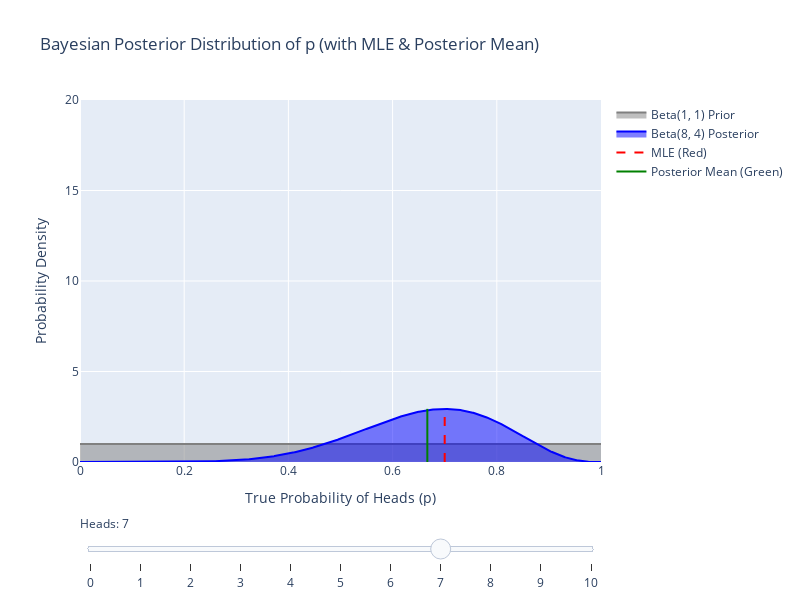

This figure's notebook cell:
### Code cell
import numpy as np
import plotly.graph_objects as go
import scipy.stats as stats

# Parameters for Beta prior (Uniform Beta(1,1))
alpha_prior, beta_prior = 1, 1
total_flips = 10

# Define the range for p
p = np.linspace(0, 1, 1000)

# Create figure
fig = go.Figure()

# Generate traces for different numbers of heads
for heads in range(total_flips + 1):
    tails = total_flips - heads
    
    # Posterior parameters
    alpha_post = alpha_prior + heads
    beta_post = beta_prior + tails
    # Compute prior
    prior_pdf = stats.beta.pdf(p, alpha_prior, beta_prior)

    # Compute posterior density
    posterior_pdf = stats.beta.pdf(p, alpha_post, beta_post)

    # Compute MLE estimate
    p_mle = heads / total_flips if total_flips > 0 else 0

    # Compute posterior mean
    p_posterior_mean = stats.beta.mean(alpha_post, beta_post)
    
    fig.add_trace(go.Scatter(
        x=p, y=prior_pdf, fill='tozeroy',
        line=dict(color='grey'), visible=(heads == 7),
         name=f'Beta({alpha_prior}, {beta_prior}) Prior'
    ))
    # Add posterior distribution
    fig.add_trace(go.Scatter(
        x=p, y=posterior_pdf, mode='lines', fill='tozeroy',
        line=dict(color='blue'), visible=(heads == 7),
        name=f'Beta({alpha_post}, {beta_post}) Posterior'
    ))

    # Add MLE estimate line
    fig.add_trace(go.Scatter(
        x=[p_mle, p_mle], y=[0, max(posterior_pdf)], mode='lines',
        line=dict(color='red', dash='dash'),
        visible=(heads == 7), name="MLE (Red)"
    ))

    # Add posterior mean line
    fig.add_trace(go.Scatter(
        x=[p_posterior_mean, p_posterior_mean], y=[0, max(posterior_pdf)], mode='lines',
        line=dict(color='green'),
        visible=(heads == 7), name="Posterior Mean (Green)"
    ))


# Add slider
steps = []
for i in range(total_flips + 1):
    step = dict(
        method="update",
        args=[{"visible": [False] * (4 * (total_flips + 1))}],  # Hide all traces
        label=str(i)  # Label for slider
    )
    step["args"][0]["visible"][4 * i] = True  # Show posterior distribution
    step["args"][0]["visible"][4 * i + 1] = True  # Show MLE line
    step["args"][0]["visible"][4 * i + 2] = True 
    step["args"][0]["visible"][4 * i + 3] = True # Show posterior mean line
    steps.append(step)

fig.update_layout(
    sliders=[dict(
        active=7,  # Start at 7 heads
        currentvalue={"prefix": "Heads: "},
        pad={"t": 50},
        steps=steps
    )],
    title="Bayesian Posterior Distribution of p (with MLE & Posterior Mean)",
    xaxis_title="True Probability of Heads (p)",
    yaxis_title="Probability Density",
    xaxis=dict(range=[0, 1]),  # **Fixed x-axis range for clarity**
    yaxis=dict(range=[0, 20]),
    width=800,  # Change the width to adjust the size
    height=600  # Change the height to adjust the size
)

# Show the figure
fig.show()

### Figure 1 — Plotly figure (JSON) as saved in the notebook; plotly's stock layout.template omitted (floating-point values rounded to 4 significant figures; data arrays with more than 128 entries replaced by an {"elided": "..."} marker saying what was removed)
{"data": [{"fill": "tozeroy", "line": {"color": "grey"}, "name": "Beta(1, 1) Prior", "type": "scatter", "visible": false, "x": {"elided": "1000 float values"}, "y": {"elided": "1000 float values"}}, {"fill": "tozeroy", "line": {"color": "blue"}, "mode": "lines", "name": "Beta(1, 11) Posterior", "type": "scatter", "visible": false, "x": {"elided": "1000 float values"}, "y": {"elided": "1000 float values"}}, {"line": {"color": "red", "dash": "dash"}, "mode": "lines", "name": "MLE (Red)", "type": "scatter", "visible": false, "x": [0, 0], "y": [0, 11]}, {"line": {"color": "green"}, "mode": "lines", "name": "Posterior Mean (Green)", "type": "scatter", "visible": false, "x": [0.08333, 0.08333], "y": [0, 11]}, {"fill": "tozeroy", "line": {"color": "grey"}, "name": "Beta(1, 1) Prior", "type": "scatter", "visible": false, "x": {"elided": "1000 float values"}, "y": {"elided": "1000 float values"}}, {"fill": "tozeroy", "line": {"color": "blue"}, "mode": "lines", "name": "Beta(2, 10) Posterior", "type": "scatter", "visible": false, "x": {"elided": "1000 float values"}, "y": {"elided": "1000 float values"}}, {"line": {"color": "red", "dash": "dash"}, "mode": "lines", "name": "MLE (Red)", "type": "scatter", "visible": false, "x": [0.1, 0.1], "y": [0, 4.262]}, {"line": {"color": "green"}, "mode": "lines", "name": "Posterior Mean (Green)", "type": "scatter", "visible": false, "x": [0.1667, 0.1667], "y": [0, 4.262]}, {"fill": "tozeroy", "line": {"color": "grey"}, "name": "Beta(1, 1) Prior", "type": "scatter", "visible": false, "x": {"elided": "1000 float values"}, "y": {"elided": "1000 float values"}}, {"fill": "tozeroy", "line": {"color": "blue"}, "mode": "lines", "name": "Beta(3, 9) Posterior", "type": "scatter", "visible": false, "x": {"elided": "1000 float values"}, "y": {"elided": "1000 float values"}}, {"line": {"color": "red", "dash": "dash"}, "mode": "lines", "name": "MLE (Red)", "type": "scatter", "visible": false, "x": [0.2, 0.2], "y": [0, 3.322]}, {"line": {"color": "green"}, "mode": "lines", "name": "Posterior Mean (Green)", "type": "scatter", "visible": false, "x": [0.25, 0.25], "y": [0, 3.322]}, {"fill": "tozeroy", "line": {"color": "grey"}, "name": "Beta(1, 1) Prior", "type": "scatter", "visible": false, "x": {"elided": "1000 float values"}, "y": {"elided": "1000 float values"}}, {"fill": "tozeroy", "line": {"color": "blue"}, "mode": "lines", "name": "Beta(4, 8) Posterior", "type": "scatter", "visible": false, "x": {"elided": "1000 float values"}, "y": {"elided": "1000 float values"}}, {"line": {"color": "red", "dash": "dash"}, "mode": "lines", "name": "MLE (Red)", "type": "scatter", "visible": false, "x": [0.3, 0.3], "y": [0, 2.935]}, {"line": {"color": "green"}, "mode": "lines", "name": "Posterior Mean (Green)", "type": "scatter", "visible": false, "x": [0.3333, 0.3333], "y": [0, 2.935]}, {"fill": "tozeroy", "line": {"color": "grey"}, "name": "Beta(1, 1) Prior", "type": "scatter", "visible": false, "x": {"elided": "1000 float values"}, "y": {"elided": "1000 float values"}}, {"fill": "tozeroy", "line": {"color": "blue"}, "mode": "lines", "name": "Beta(5, 7) Posterior", "type": "scatter", "visible": false, "x": {"elided": "1000 float values"}, "y": {"elided": "1000 float values"}}, {"line": {"color": "red", "dash": "dash"}, "mode": "lines", "name": "MLE (Red)", "type": "scatter", "visible": false, "x": [0.4, 0.4], "y": [0, 2.759]}, {"line": {"color": "green"}, "mode": "lines", "name": "Posterior Mean (Green)", "type": "scatter", "visible": false, "x": [0.4167, 0.4167], "y": [0, 2.759]}, {"fill": "tozeroy", "line": {"color": "grey"}, "name": "Beta(1, 1) Prior", "type": "scatter", "visible": false, "x": {"elided": "1000 float values"}, "y": {"elided": "1000 float values"}}, {"fill": "tozeroy", "line": {"color": "blue"}, "mode": "lines", "name": "Beta(6, 6) Posterior", "type": "scatter", "visible": false, "x": {"elided": "1000 float values"}, "y": {"elided": "1000 float values"}}, {"line": {"color": "red", "dash": "dash"}, "mode": "lines", "name": "MLE (Red)", "type": "scatter", "visible": false, "x": [0.5, 0.5], "y": [0, 2.707]}, {"line": {"color": "green"}, "mode": "lines", "name": "Posterior Mean (Green)", "type": "scatter", "visible": false, "x": [0.5, 0.5], "y": [0, 2.707]}, {"fill": "tozeroy", "line": {"color": "grey"}, "name": "Beta(1, 1) Prior", "type": "scatter", "visible": false, "x": {"elided": "1000 float values"}, "y": {"elided": "1000 float values"}}, {"fill": "tozeroy", "line": {"color": "blue"}, "mode": "lines", "name": "Beta(7, 5) Posterior", "type": "scatter", "visible": false, "x": {"elided": "1000 float values"}, "y": {"elided": "1000 float values"}}, {"line": {"color": "red", "dash": "dash"}, "mode": "lines", "name": "MLE (Red)", "type": "scatter", "visible": false, "x": [0.6, 0.6], "y": [0, 2.759]}, {"line": {"color": "green"}, "mode": "lines", "name": "Posterior Mean (Green)", "type": "scatter", "visible": false, "x": [0.5833, 0.5833], "y": [0, 2.759]}, {"fill": "tozeroy", "line": {"color": "grey"}, "name": "Beta(1, 1) Prior", "type": "scatter", "visible": true, "x": {"elided": "1000 float values"}, "y": {"elided": "1000 float values"}}, {"fill": "tozeroy", "line": {"color": "blue"}, "mode": "lines", "name": "Beta(8, 4) Posterior", "type": "scatter", "visible": true, "x": {"elided": "1000 float values"}, "y": {"elided": "1000 float values"}}, {"line": {"color": "red", "dash": "dash"}, "mode": "lines", "name": "MLE (Red)", "type": "scatter", "visible": true, "x": [0.7, 0.7], "y": [0, 2.935]}, {"line": {"color": "green"}, "mode": "lines", "name": "Posterior Mean (Green)", "type": "scatter", "visible": true, "x": [0.6667, 0.6667], "y": [0, 2.935]}, {"fill": "tozeroy", "line": {"color": "grey"}, "name": "Beta(1, 1) Prior", "type": "scatter", "visible": false, "x": {"elided": "1000 float values"}, "y": {"elided": "1000 float values"}}, {"fill": "tozeroy", "line": {"color": "blue"}, "mode": "lines", "name": "Beta(9, 3) Posterior", "type": "scatter", "visible": false, "x": {"elided": "1000 float values"}, "y": {"elided": "1000 float values"}}, {"line": {"color": "red", "dash": "dash"}, "mode": "lines", "name": "MLE (Red)", "type": "scatter", "visible": false, "x": [0.8, 0.8], "y": [0, 3.322]}, {"line": {"color": "green"}, "mode": "lines", "name": "Posterior Mean (Green)", "type": "scatter", "visible": false, "x": [0.75, 0.75], "y": [0, 3.322]}, {"fill": "tozeroy", "line": {"color": "grey"}, "name": "Beta(1, 1) Prior", "type": "scatter", "visible": false, "x": {"elided": "1000 float values"}, "y": {"elided": "1000 float values"}}, {"fill": "tozeroy", "line": {"color": "blue"}, "mode": "lines", "name": "Beta(10, 2) Posterior", "type": "scatter", "visible": false, "x": {"elided": "1000 float values"}, "y": {"elided": "1000 float values"}}, {"line": {"color": "red", "dash": "dash"}, "mode": "lines", "name": "MLE (Red)", "type": "scatter", "visible": false, "x": [0.9, 0.9], "y": [0, 4.262]}, {"line": {"color": "green"}, "mode": "lines", "name": "Posterior Mean (Green)", "type": "scatter", "visible": false, "x": [0.8333, 0.8333], "y": [0, 4.262]}, {"fill": "tozeroy", "line": {"color": "grey"}, "name": "Beta(1, 1) Prior", "type": "scatter", "visible": false, "x": {"elided": "1000 float values"}, "y": {"elided": "1000 float values"}}, {"fill": "tozeroy", "line": {"color": "blue"}, "mode": "lines", "name": "Beta(11, 1) Posterior", "type": "scatter", "visible": false, "x": {"elided": "1000 float values"}, "y": {"elided": "1000 float values"}}, {"line": {"color": "red", "dash": "dash"}, "mode": "lines", "name": "MLE (Red)", "type": "scatter", "visible": false, "x": [1, 1], "y": [0, 11]}, {"line": {"color": "green"}, "mode": "lines", "name": "Posterior Mean (Green)", "type": "scatter", "visible": false, "x": [0.9167, 0.9167], "y": [0, 11]}], "layout": {"height": 600, "sliders": [{"active": 7, "currentvalue": {"prefix": "Heads: "}, "pad": {"t": 50}, "steps": [{"args": [{"visible": [true, true, true, true, false, false, false, false, false, false, false, false, false, false, false, false, false, false, false, false, false, false, false, false, false, false, false, false, false, false, false, false, false, false, false, false, false, false, false, false, false, false, false, false]}], "label": "0", "method": "update"}, {"args": [{"visible": [false, false, false, false, true, true, true, true, false, false, false, false, false, false, false, false, false, false, false, false, false, false, false, false, false, false, false, false, false, false, false, false, false, false, false, false, false, false, false, false, false, false, false, false]}], "label": "1", "method": "update"}, {"args": [{"visible": [false, false, false, false, false, false, false, false, true, true, true, true, false, false, false, false, false, false, false, false, false, false, false, false, false, false, false, false, false, false, false, false, false, false, false, false, false, false, false, false, false, false, false, false]}], "label": "2", "method": "update"}, {"args": [{"visible": [false, false, false, false, false, false, false, false, false, false, false, false, true, true, true, true, false, false, false, false, false, false, false, false, false, false, false, false, false, false, false, false, false, false, false, false, false, false, false, false, false, false, false, false]}], "label": "3", "method": "update"}, {"args": [{"visible": [false, false, false, false, false, false, false, false, false, false, false, false, false, false, false, false, true, true, true, true, false, false, false, false, false, false, false, false, false, false, false, false, false, false, false, false, false, false, false, false, false, false, false, false]}], "label": "4", "method": "update"}, {"args": [{"visible": [false, false, false, false, false, false, false, false, false, false, false, false, false, false, false, false, false, false, false, false, true, true, true, true, false, false, false, false, false, false, false, false, false, false, false, false, false, false, false, false, false, false, false, false]}], "label": "5", "method": "update"}, {"args": [{"visible": [false, false, false, false, false, false, false, false, false, false, false, false, false, false, false, false, false, false, false, false, false, false, false, false, true, true, true, true, false, false, false, false, false, false, false, false, false, false, false, false, false, false, false, false]}], "label": "6", "method": "update"}, {"args": [{"visible": [false, false, false, false, false, false, false, false, false, false, false, false, false, false, false, false, false, false, false, false, false, false, false, false, false, false, false, false, true, true, true, true, false, false, false, false, false, false, false, false, false, false, false, false]}], "label": "7", "method": "update"}, {"args": [{"visible": [false, false, false, false, false, false, false, false, false, false, false, false, false, false, false, false, false, false, false, false, false, false, false, false, false, false, false, false, false, false, false, false, true, true, true, true, false, false, false, false, false, false, false, false]}], "label": "8", "method": "update"}, {"args": [{"visible": [false, false, false, false, false, false, false, false, false, false, false, false, false, false, false, false, false, false, false, false, false, false, false, false, false, false, false, false, false, false, false, false, false, false, false, false, true, true, true, true, false, false, false, false]}], "label": "9", "method": "update"}, {"args": [{"visible": [false, false, false, false, false, false, false, false, false, false, false, false, false, false, false, false, false, false, false, false, false, false, false, false, false, false, false, false, false, false, false, false, false, false, false, false, false, false, false, false, true, true, true, true]}], "label": "10", "method": "update"}]}], "title": {"text": "Bayesian Posterior Distribution of p (with MLE & Posterior Mean)"}, "width": 800, "xaxis": {"range": [0, 1], "title": {"text": "True Probability of Heads (p)"}}, "yaxis": {"range": [0, 20], "title": {"text": "Probability Density"}}}}
